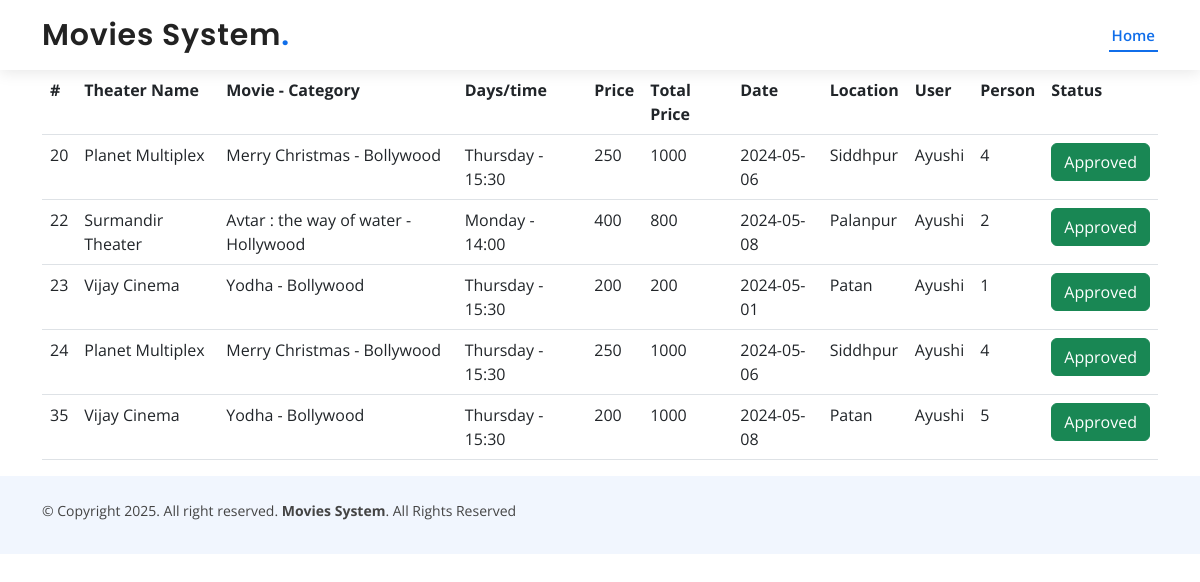
The app's page /viewuserbooking.php (signed in) with its own data.
### tables this page shows
CREATE TABLE `booking` (
  `bookingid` int(11) NOT NULL,
  `theaterid` int(11) NOT NULL,
  `bookingdate` date NOT NULL,
  `person` varchar(50) NOT NULL,
  `userid` int(11) NOT NULL,
  `status` tinyint(4) NOT NULL DEFAULT '0'
);

CREATE TABLE `theater` (
  `theaterid` int(11) NOT NULL,
  `theater_name` varchar(100) NOT NULL,
  `timing` varchar(50) NOT NULL,
  `days` varchar(50) NOT NULL,
  `date` date NOT NULL,
  `price` int(11) NOT NULL,
  `location` varchar(100) NOT NULL,
  `movieid` int(11) DEFAULT NULL
);

CREATE TABLE `movies` (
  `movieid` int(11) NOT NULL,
  `title` varchar(50) NOT NULL,
  `description` varchar(100) NOT NULL,
  `releasedate` date NOT NULL,
  `image` varchar(1000) NOT NULL,
  `trailer` varchar(1000) NOT NULL,
  `movie` varchar(10000) NOT NULL,
  `rating` varchar(50) NOT NULL,
  `catid` int(11) NOT NULL
);

CREATE TABLE `categories` (
  `catid` int(11) NOT NULL,
  `catname` varchar(50) NOT NULL
);

CREATE TABLE `users` (
  `userid` int(11) NOT NULL,
  `name` varchar(50) NOT NULL,
  `email` varchar(50) NOT NULL,
  `password` varchar(50) DEFAULT '123',
  `roteype` int(11) NOT NULL
);

### viewuserbooking.php (the view, shortened to what this page needs)
<?php
include('connect.php');
?>
<!DOCTYPE html>
<html lang="en">
<head>
</head>
<body>
<?php include('header.php')  ?>
<div class="container">
<div class="row">
  <div class="col-lg-12">
     <table class="table">
      <tr>
        <th>#</th>
        <th> Theater Name</th>
        <th> Movie - Category</th>
        <th>Days/time</th>
        <th>Price</th>
        <th>Total Price</th>
        <th>Date</th>
        <th>Location</th>
        <th>User</th>
        <th>Person</th>
        <th>Status</th>
      </tr>
      <?php
      $uid = $_SESSION['uid'];
      $sql = "select booking.bookingid, booking.bookingdate, booking.person, theater.theater_name, theater.timing, theater.days, theater.price, theater.location, movies.title,  categories.catname, users.name as 'username',
      booking.status
      from booking
      inner join theater on theater.theaterid = booking.theaterid
      inner join users on users.userid = booking.userid
      inner join movies on movies.movieid = theater.movieid
      inner join categories on categories.catid = movies.catid
      AND booking.person
      where booking.userid = '$uid'
      ";
      $res  = mysqli_query($con, $sql);
      if(mysqli_num_rows($res) > 0){
        while($data = mysqli_fetch_array($res)){
          ?>
          <tr>
            <td><?= $data['bookingid'] ?></td>
            <td><?= $data['theater_name'] ?></td>
            <td><?= $data['title'] ?> - <?= $data['catname'] ?></td>
            <td><?= $data['days'] ?> - <?= $data['timing'] ?></td>
            <td><?= $data['price'] ?></td>
            <td><?= $data['price'] * $data['person']  ?></td>
            <td><?= $data['bookingdate'] ?></td>
            <td><?= $data['location'] ?></td>
            <td><?= $data['username'] ?></td>
            <td><?= $data['person'] ?></td>
            <td>
              <?php
              if($data['status'] == 0){
                echo "<a href='#' class='btn btn-warning' > Pending </a>";
              }else{
                echo "<a href='#' class='btn btn-success' > Approved </a>";
              }
              ?>
            </td>
          </tr>
       <?php
        }
      }else{
        echo 'no booking found';
      }
      ?>
     </table>
  </div>
</div>
</div>
<?php include('footer.php')  ?>
</body>
</html>

### assets/css/style.css (style rules this page uses)
body { font-family: "Open Sans", sans-serif; color: #444444; }
a { color: #106eea; text-decoration: none; }
.scrolled-offset { margin-top: 70px; }

### records on screen
booking: bookingid "20", theaterid.theater_name "Planet Multiplex", movies.title "Merry Christmas", categories.catname "Bollywood", theaterid.days "Thursday", theaterid.timing "15:30", theaterid.price "250", $data['price'] * $data['person'] "1000", bookingdate "2024-05-06", theaterid.location "Siddhpur", userid.name "Ayushi", person "4", status "Approved"
booking: bookingid "22", theaterid.theater_name "Surmandir Theater", movies.title "Avtar : the way of water", categories.catname "Hollywood", theaterid.days "Monday", theaterid.timing "14:00", theaterid.price "400", $data['price'] * $data['person'] "800", bookingdate "2024-05-08", theaterid.location "Palanpur", userid.name "Ayushi", person "2", status "Approved"
booking: bookingid "23", theaterid.theater_name "Vijay Cinema", movies.title "Yodha", categories.catname "Bollywood", theaterid.days "Thursday", theaterid.timing "15:30", theaterid.price "200", $data['price']*$data['person'] "200", bookingdate "2024-05-01", theaterid.location "Patan", userid.name "Ayushi", person "1", status "Approved"
booking: bookingid "24", theaterid.theater_name "Planet Multiplex", movies.title "Merry Christmas", categories.catname "Bollywood", theaterid.days "Thursday", theaterid.timing "15:30", theaterid.price "250", $data['price'] * $data['person'] "1000", bookingdate "2024-05-06", theaterid.location "Siddhpur", userid.name "Ayushi", person "4", status "Approved"
booking: bookingid "35", theaterid.theater_name "Vijay Cinema", movies.title "Yodha", categories.catname "Bollywood", theaterid.days "Thursday", theaterid.timing "15:30", theaterid.price "200", $data['price'] * $data['person'] "1000", bookingdate "2024-05-08", theaterid.location "Patan", userid.name "Ayushi", person "5", status "Approved"
